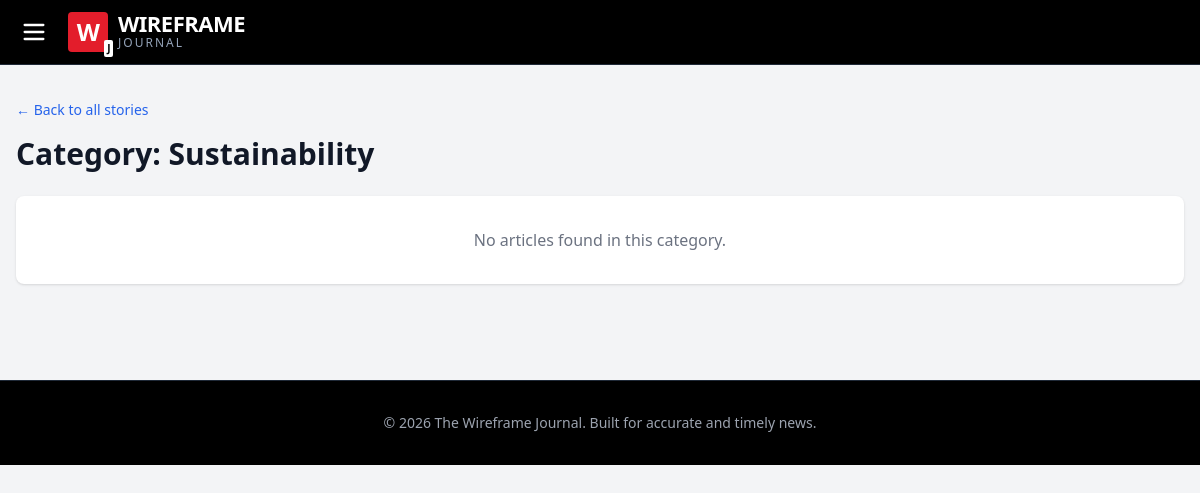
The page /category/sustainability/ on the database as committed earlier.
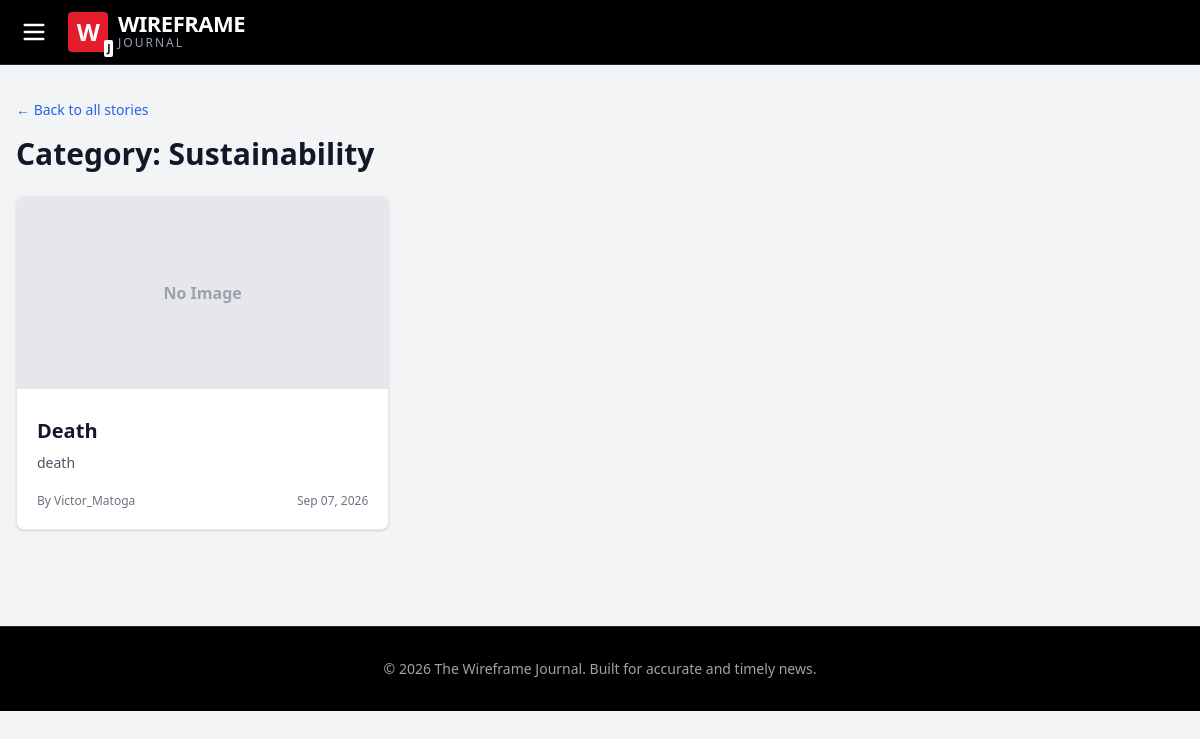
The same page on the database as committed later.
### news/models.py (models this page shows, shortened)
class Article(models.Model):
    title = models.CharField(max_length=255)
    slug = models.SlugField(unique=True, blank=True)
    author = models.ForeignKey(User, on_delete=models.CASCADE, related_name='articles')
    category = models.ForeignKey(Category, on_delete=models.CASCADE, related_name='articles')
    featured_image = models.ImageField(upload_to='articles/', blank=True, null=True)
    content = models.TextField()
    summary = models.TextField(max_length=500, help_text="Brief snippet for front-page preview")
    is_published = models.BooleanField(default=True)
    created_at = models.DateTimeField(auto_now_add=True)
    updated_at = models.DateTimeField(auto_now=True)
    class Meta:
        ordering = ['-created_at']

### news/views.py (the view)
# urls.py: path('category/<slug:slug>/', views.category_articles, name='category_articles'),
def category_articles(request, slug):
    category = get_object_or_404(Category, slug=slug)
    articles = Article.objects.filter(category=category, is_published=True)
    return render(request, 'news/category_articles.html', {
        'category': category,
        'articles': articles,
    })

### news/templates/news/category_articles.html (shortened to what this page needs)
{% extends 'news/base.html' %}
{% block content %}
<a href="{% url 'article_list' %}" class="text-blue-600 hover:underline text-sm font-medium mb-4 inline-block">&larr; Back to all stories</a>
<h1 class="text-3xl font-extrabold text-gray-900 mb-6">Category: {{ category.name }}</h1>
<div class="grid grid-cols-1 md:grid-cols-2 lg:grid-cols-3 gap-6">
    {% for article in articles %}
        <div class="bg-white rounded-lg shadow border border-gray-200 overflow-hidden flex flex-col justify-between">
            <div>
                {% if article.featured_image %}
                    <img src="{{ article.featured_image.url }}" alt="{{ article.title }}" class="w-full h-48 object-cover">
                {% else %}
                    <div class="w-full h-48 bg-gray-200 flex items-center justify-center text-gray-400 font-semibold">
                        No Image
                    </div>
                {% endif %}
                <div class="p-5">
                    <h3 class="text-xl font-bold text-gray-900 mt-2 hover:text-blue-600 transition">
                        <a href="{% url 'article_detail' article.slug %}">{{ article.title }}</a>
                    </h3>
                    <p class="text-gray-600 text-sm mt-2">
                        {{ article.summary }}
                    </p>
                </div>
            </div>
            <div class="p-5 pt-0 text-xs text-gray-500 flex justify-between items-center">
                <span>By {{ article.author.username }}</span>
                <span>{{ article.created_at|date:"M d, Y" }}</span>
            </div>
        </div>
    {% empty %}
        <div class="col-span-full bg-white p-8 rounded-lg shadow text-center text-gray-500">
            No articles found in this category.
        </div>
    {% endfor %}
</div>
{% endblock %}

Rows that differ between the two databases and show on the page:
added Article: featured_image "No Image", title "Death", summary "death", author.username "Victor_Matoga", created_at "Sep 07, 2026"
Other text that changed with them:
text no longer shown: "No articles found in this category."
